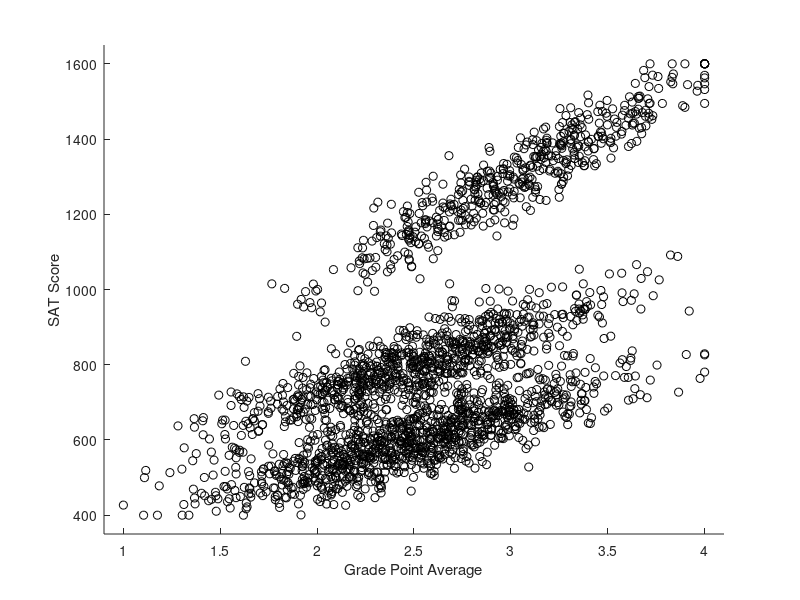

Here is the MATLAB script that generated this plot: (Note: this script raises an error after producing the figure.)
% Generate example/test data for a mixed effects model.
%
% Premise: A scientist wants to test if SAT score is correlated with high
% school GPA.  She has collected data from 120 students attending 3 high
% schools in St. Louis: Jennings (a public high school plagues by poverty),
% Gateway Science Academy (a charter school), and Burroughs (an elite
% college prep school). Due to data being collected during the COVID-19
% pandemic, students attended school using Zoom, Google Meet, Microsoft
% Teams, or in-person.
%
% GPA ranges from 1.0 to 4.0 with an average of about 3.0.
% SAT scores range from 400 (lowest possible score) to 1600 (perfect).
% Both are (supposed) to be normally distributed.

%% Generate the Data

% Number of students in each school.
n_jennings = 1000;
n_gateway = 800;
n_burroughs = 500;
n = n_jennings + n_gateway + n_burroughs;

% Generate GPAs.
gpa = normrnd(2.5,0.5,n,1);
gpa(gpa < 1) = 1;
gpa(gpa > 4) = 4;

% Split students into 3 high schools.
school = zeros(n,3);
school(1:n_jennings, 1) = 1; % Jennings
school((n_jennings+1):(n_jennings+n_gateway), 2) = 1; % Gateway
school((n_jennings+n_gateway+1):n, 3) = 1; % Burroughs

% Also create a categorical variable to indicate school membership.
% 1 = Jennings
% 2 = Gateway
% 3 = Burroughs
G = sum(school .* [1,2,3], 2);

% Simulate some overall relationship between SAT score and GPA.
intercept = 300;
slope = 200;
sat = intercept + gpa .* slope;

% Mix in the effect of school.
% Comment/uncomment to simulate random intercept, random slope, or random
% intercept + slope models.
school_intercept = [-75; 75; 300];
%school_intercept = [0; 0; 0];
school_slope = [-50; -30; 80];
%school_slope = [0; 0; 0];
sat = sat + school * school_intercept + school.*gpa * school_slope;

% Adjust the "true" slope and intercept to reflect the average cluster
% contributions.
intercept = intercept + mean(school_intercept);
slope = slope + mean(school_slope);

% The GPA of students at Burroughs is inflated.
% This makes the fixed effects only estimate biased.
gpa(school(:,3) == 1) = gpa(school(:,3) == 1) + 0.5;
gpa(gpa > 4) = 4;

% Add in homoskedastic error.
sat = sat + normrnd(0, 50, n, 1);

% Clip data to range of possible SAT scores.
sat(sat < 400) = 400;
sat(sat > 1600) = 1600;

%% Fixed Effects Model (GPA only)

model_fixed = struct;

% The observations are SAT score.
Y = sat;
model_fixed.Y = Y;

% Construct fixed effects design matrix.
X = [ones(n,1), gpa];
model_fixed.X = X;

% Fit the fixed effects model.
Xpinv = pinv(X);
model_fixed.B = pinv(X)*Y;

% Find the standard errors.
model_fixed.SE = sqrt(diag(pinv(X)*pinv(X)'*sum((Y-X*model_fixed.B).^2)/size(Y,1)));

% Compute T-values.
model_fixed.T = model_fixed.B ./ model_fixed.SE;

% Scatterplot
figure; hold on;
scatter_h = scatter(gpa, sat, 'k');
xlabel('Grade Point Average'); ylabel('SAT Score');
xrange = [0.9, 4.1]; xlim(xrange); ylim([350,1650]);
line(xrange, model_fixed.B(1) + xrange.*model_fixed.B(2), 'Color', scatter_h.CData, 'LineStyle', '--');
title({['Fixed Effects B = [' num2str(model_fixed.B(1), '%0.0f') '; ' num2str(model_fixed.B(2), '%0.0f') ']']; ['SE = [' num2str(model_fixed.SE(1), '%0.0f') '; ' num2str(model_fixed.SE(2), '%0.0f') '], T = [' num2str(model_fixed.T(1), '%0.2f') ', ' num2str(model_fixed.T(2), '%0.2f') ']']}, 'interpreter', 'none');

% Compute Standard Error for Fixed Effects Model Using Sandwich Estimator
resid = model_fixed.Y - model_fixed.X * model_fixed.B;
model_fixed.swe_covB = swe(Xpinv, resid, G);
clear resid Xpinv

% Start a table to track and compare estimates of B and its standard error
% using different method.
comparison_tbl = table(repmat(model_fixed.B', 2, 1), [model_fixed.SE'; sqrt(diag(model_fixed.swe_covB.block))'], 'VariableNames', {'B', 'SE'}, 'RowNames', {'Fixed Only', 'Fixed + Block SwE'});

%% Mixed Effects Model, Random Intercept for School

% The random effect design matrix is just three columns of ones and zeros
% encoding which school the student goes to.
Z = school;

% There is only one random effect variance, that of the intercept.
sigma_ncols = [3];

% Fit the mixed effects model using the method of moments!
model_int = mom(X, Y, Z, sigma_ncols);
clear Z sigma_ncols;

% We can extract the standard error from the diagonal of the
% variance-covariance matrix for B.
model_int.SE = sqrt(diag(model_int.B_cov));
model_int.T = model_int.B ./ model_int.SE;

% Scatterplot
figure; hold on;
scatter_h1 = scatter(gpa(logical(school(:,1))), sat(logical(school(:,1))));
scatter_h2 = scatter(gpa(logical(school(:,2))), sat(logical(school(:,2))));
scatter_h3 = scatter(gpa(logical(school(:,3))), sat(logical(school(:,3))));
xlabel('Grade Point Average'); ylabel('SAT Score');
xrange = [0.9, 4.1]; xlim(xrange); ylim([350,1650]);
line_fixed = line(xrange, model_fixed.B(1) + xrange.*model_fixed.B(2), 'Color', 'black', 'LineStyle', '--');
line_marginal = line(xrange, model_int.B(1) + xrange.*model_int.B(2), 'Color', 'black');
line(xrange, model_int.B(1) + model_int.u(1) + xrange.*model_int.B(2), 'Color', scatter_h1.CData);
line(xrange, model_int.B(1) + model_int.u(2) + xrange.*model_int.B(2), 'Color', scatter_h2.CData);
line(xrange, model_int.B(1) + model_int.u(3) + xrange.*model_int.B(2), 'Color', scatter_h3.CData);
legend([scatter_h3, scatter_h2, scatter_h1, line_marginal, line_fixed], 'Burroughs', 'Gateway', 'Jennings', 'Marginal', 'Fixed Only', 'Location', 'Northwest');
title({['Random Intercept, B = [' num2str(model_int.B(1), '%0.0f') '; ' num2str(model_int.B(2), '%0.0f') ']']; ['SE = [' num2str(model_int.SE(1), '%0.0f') '; ' num2str(model_int.SE(2), '%0.2f') '], T = [' num2str(model_int.T(1), '%0.2f') ', ' num2str(model_int.T(2), '%0.0f') ']']}, 'interpreter', 'none');

% Add to comparison table.
comparison_tbl = [comparison_tbl; table(model_int.B', model_int.SE', 'VariableNames', {'B', 'SE'}, 'RowNames', {'MoM Intercept'})];

%% Mixed Effects Model, Random Slope for School

% The random effect design matrix is three columns containing the GPA for
% schools in the column, otherwise zero.
Z = school.*gpa;

% There is only one random effect variance, that of the slope.
sigma_ncols = [3];

% Fit the mixed effects model using the method of moments!
model_slope = mom(X, Y, Z, sigma_ncols);
clear X Z sigma_ncols;

% We can extract the standard error from the diagonal of the
% variance-covariance matrix for B.
model_slope.SE = sqrt(diag(model_slope.B_cov));
model_slope.T = model_slope.B ./ model_slope.SE;

% Scatterplot
figure; hold on;
scatter_h1 = scatter(gpa(logical(school(:,1))), sat(logical(school(:,1))));
scatter_h2 = scatter(gpa(logical(school(:,2))), sat(logical(school(:,2))));
scatter_h3 = scatter(gpa(logical(school(:,3))), sat(logical(school(:,3))));
xlabel('Grade Point Average'); ylabel('SAT Score');
xrange = [0.9, 4.1]; xlim(xrange); ylim([350,1650]);
line_fixed = line(xrange, model_fixed.B(1) + xrange.*model_fixed.B(2), 'Color', 'black', 'LineStyle', '--');
line_marginal = line(xrange, model_slope.B(1) + xrange.*model_slope.B(2), 'Color', 'black');
line(xrange, model_slope.B(1) + xrange.*(model_slope.B(2) + model_slope.u(1)), 'Color', scatter_h1.CData);
line(xrange, model_slope.B(1) + xrange.*(model_slope.B(2) + model_slope.u(2)), 'Color', scatter_h2.CData);
line(xrange, model_slope.B(1) + xrange.*(model_slope.B(2) + model_slope.u(3)), 'Color', scatter_h3.CData);
legend([scatter_h3, scatter_h2, scatter_h1, line_marginal, line_fixed], 'Burroughs', 'Gateway', 'Jennings', 'Marginal', 'Fixed Only', 'Location', 'Northwest');
title({['Random Slope, B = [' num2str(model_slope.B(1), '%0.0f') '; ' num2str(model_slope.B(2), '%0.0f') ']']; ['SE = [' num2str(model_slope.SE(1), '%0.0f') '; ' num2str(model_slope.SE(2), '%0.0f') '], T = [' num2str(model_slope.T(1), '%0.2f') ', ' num2str(model_slope.T(2), '%0.2f') ']']}, 'interpreter', 'none');

% Add to comparison table.
comparison_tbl = [comparison_tbl; table(model_slope.B', model_slope.SE', 'VariableNames', {'B', 'SE'}, 'RowNames', {'MoM Slope'})];

%% Mixed Effects Model, Random Intercept and Centered Slope for School

% Center the slope by subtracting away its mean.
X_centered = [ones(n,1), gpa - mean(gpa)];
Z_centered = [school, school .* (gpa - mean(gpa))];

% There are two one random effect variances,
% one for the interecept,
% and one for the slope.
sigma_ncols = [3, 3];

% Fit the mixed effects model using the method of moments.
% Rectify negative random effect variances to zero by passing in
% allow_negative_sigmas = true.
model_both = mom(X_centered, Y, Z_centered, sigma_ncols, true);
clear Z_centered sigma_ncols

% We can extract the standard error from the diagonal of the
% variance-covariance matrix for B.
model_both.SE = sqrt(diag(model_both.B_cov));

% Un-center by adding the mean back the estimates of the fixed and random
% effect intercepts.  Note this does *not* un-center the estimates of the
% random effect sigmas.
model_both.B(1) = model_both.B(1) - model_both.B(2).*mean(gpa);
model_both.u(1:3) = model_both.u(1:3) - model_both.u(4:6).*mean(gpa);

model_both.T = model_both.B ./ model_both.SE;

% Scatterplot
figure; hold on;
scatter_h1 = scatter(gpa(logical(school(:,1))), sat(logical(school(:,1))));
scatter_h2 = scatter(gpa(logical(school(:,2))), sat(logical(school(:,2))));
scatter_h3 = scatter(gpa(logical(school(:,3))), sat(logical(school(:,3))));
xlabel('Grade Point Average'); ylabel('SAT Score');
xrange = [0.9, 4.1]; xlim(xrange); ylim([350,1650]);
line_fixed = line(xrange, model_fixed.B(1) + xrange.*model_fixed.B(2), 'Color', 'black', 'LineStyle', '--');
line_marginal = line(xrange, model_both.B(1) + xrange.*model_both.B(2), 'Color', 'black');
line(xrange, model_both.B(1) + model_both.u(1) + xrange.*(model_both.B(2) + model_both.u(4)), 'Color', scatter_h1.CData);
line(xrange, model_both.B(1) + model_both.u(2) + xrange.*(model_both.B(2) + model_both.u(5)), 'Color', scatter_h2.CData);
line(xrange, model_both.B(1) + model_both.u(3) + xrange.*(model_both.B(2) + model_both.u(6)), 'Color', scatter_h3.CData);
legend([scatter_h3, scatter_h2, scatter_h1, line_marginal, line_fixed], 'Burroughs', 'Gateway', 'Jennings', 'Marginal', 'Fixed Only', 'Location', 'Northwest');
title({['Random Intercept + Slope B = [' num2str(model_both.B(1), '%0.0f') '; ' num2str(model_both.B(2), '%0.0f') ']']; ['SE = [' num2str(model_both.SE(1), '%0.0f') '; ' num2str(model_both.SE(2), '%0.0f') '], T = [' num2str(model_both.T(1), '%0.2f') ', ' num2str(model_both.T(2), '%0.2f') ']']}, 'interpreter', 'none');

% Add to comparison table.
comparison_tbl = [comparison_tbl; table(model_both.B', model_both.SE', 'VariableNames', {'B', 'SE'}, 'RowNames', {'MoM Intercept + Slope'})];

%% Use REML, Random Intercept + Centered Slope
G = sum(school .* [1,2,3], 2);
reml = fitlmematrix(X_centered,Y,X_centered,G, 'FitMethod', 'REML');
model_reml = struct;
model_reml.X = X_centered;
model_reml.Y = Y;
model_reml.B = fixedEffects(reml);
model_reml.u = randomEffects(reml); model_reml.u = [model_reml.u(1); model_reml.u(3); model_reml.u(5); model_reml.u(2); model_reml.u(4); model_reml.u(6)];
[psi, mse] = covarianceParameters(reml);
model_reml.sigmas = diag(psi{1}); clear psi
model_reml.mse = mse; clear mse
model_reml.SE = sqrt(diag(reml.CoefficientCovariance));
clear X_centered Y

% Un-center by adding the mean back the estimates of the fixed and random
% effect intercepts.  Note this does *not* un-center the estimates of the
% random effect sigmas.
model_reml.B(1) = model_reml.B(1) - model_reml.B(2).*mean(gpa);
model_reml.u(1:3) = model_reml.u(1:3) - model_reml.u(4:6).*mean(gpa);

% Compute t-values.
model_reml.T = model_reml.B ./ model_reml.SE;

% Scatterplot
figure; hold on;
scatter_h1 = scatter(gpa(logical(school(:,1))), sat(logical(school(:,1))));
scatter_h2 = scatter(gpa(logical(school(:,2))), sat(logical(school(:,2))));
scatter_h3 = scatter(gpa(logical(school(:,3))), sat(logical(school(:,3))));
xlabel('Grade Point Average'); ylabel('SAT Score');
xrange = [0.9, 4.1]; xlim(xrange); ylim([350,1650]);
line_fixed = line(xrange, model_fixed.B(1) + xrange.*model_fixed.B(2), 'Color', 'black', 'LineStyle', '--');
line_marginal = line(xrange, model_reml.B(1) + xrange.*model_reml.B(2), 'Color', 'black');
line(xrange, model_reml.B(1) + model_reml.u(1) + xrange.*(model_reml.B(2) + model_reml.u(4)), 'Color', scatter_h1.CData);
line(xrange, model_reml.B(1) + model_reml.u(2) + xrange.*(model_reml.B(2) + model_reml.u(5)), 'Color', scatter_h2.CData);
line(xrange, model_reml.B(1) + model_reml.u(3) + xrange.*(model_reml.B(2) + model_reml.u(6)), 'Color', scatter_h3.CData);
legend([scatter_h3, scatter_h2, scatter_h1, line_marginal, line_fixed], 'Burroughs', 'Gateway', 'Jennings', 'Marginal', 'Fixed Only', 'Location', 'Northwest');
title({['Random Intercept + Slope (REML) B = [' num2str(model_reml.B(1), '%0.0f') '; ' num2str(model_reml.B(2), '%0.0f') ']'], ['SE = [' num2str(model_reml.SE(1), '%0.0f') '; ' num2str(model_reml.SE(2), '%0.0f') '], T = [' num2str(model_reml.T(1), '%0.2f') ', ' num2str(model_reml.T(2), '%0.2f') ']']});

% Add to the comparison table.
comparison_tbl = [comparison_tbl; table(model_reml.B', model_reml.SE', 'VariableNames', {'B', 'SE'}, 'RowNames', {'REML Intercept + Slope'})];

%% Fixed Effects with Clusters

X = [ones(n,1), gpa, school(:,1).*1.5-0.5, school(:,2).*1.5-0.5, gpa.*(school(:,1).*1.5-0.5), gpa.*(school(:,2).*1.5-0.5)];
Y = sat;
B = pinv(X)*Y;
u = zeros(6,1);
u(1) = B(3)-0.5*B(4);
u(2) = B(4)-0.5*B(3);
u(3) = -0.5*B(3)-0.5*B(4);
u(4) = B(5)-0.5*B(6);
u(5) = B(6)-0.5*B(5);
u(6) = -0.5*B(5)-0.5*B(6);
% Find the standard errors.
SE = sqrt(diag(pinv(X)*pinv(X)'*sum((Y-X*B).^2)/size(Y,1)));
model_marginal_both = struct('X', X, 'Y', sat, 'B', B, 'u', u, 'SE', SE);
clear X Y B u SE T

% Compute Standard Error for Fixed Effects Model Using Sandwich Estimator
Xpinv = pinv(model_marginal_both.X(:, 1:2));
resid = model_marginal_both.Y - model_marginal_both.X(:, 1:2) * model_marginal_both.B(1:2);
model_marginal_both.swe_covB = swe(Xpinv, resid, G);
clear resid Xpinv
model_marginal_both.SE_swe = sqrt(diag(model_marginal_both.swe_covB.block));
model_marginal_both.T = model_marginal_both.B(1:2) ./ model_marginal_both.SE_swe(1:2);

% Add to comparison table.
comparison_tbl = [comparison_tbl; table(repmat(model_marginal_both.B(1:2)', 2, 1), [model_marginal_both.SE(1:2)'; sqrt(diag(model_marginal_both.swe_covB.block))'], 'VariableNames', {'B', 'SE'}, 'RowNames', {'Marginal Only', 'Marginal + Block SwE'})]

% Scatterplot
figure; hold on;
scatter_h1 = scatter(gpa(logical(school(:,1))), sat(logical(school(:,1))));
scatter_h2 = scatter(gpa(logical(school(:,2))), sat(logical(school(:,2))));
scatter_h3 = scatter(gpa(logical(school(:,3))), sat(logical(school(:,3))));
xlabel('Grade Point Average'); ylabel('SAT Score');
xrange = [0.9, 4.1]; xlim(xrange); ylim([350,1650]);
line_fixed = line(xrange, model_fixed.B(1) + xrange.*model_fixed.B(2), 'Color', 'black', 'LineStyle', '--');
line_marginal = line(xrange, model_marginal_both.B(1) + xrange.*model_marginal_both.B(2), 'Color', 'black');
line(xrange, model_marginal_both.B(1) + model_marginal_both.u(1) + xrange.*(model_marginal_both.B(2) + model_marginal_both.u(4)), 'Color', scatter_h1.CData);
line(xrange, model_marginal_both.B(1) + model_marginal_both.u(2) + xrange.*(model_marginal_both.B(2) + model_marginal_both.u(5)), 'Color', scatter_h2.CData);
line(xrange, model_marginal_both.B(1) + model_marginal_both.u(3) + xrange.*(model_marginal_both.B(2) + model_marginal_both.u(6)), 'Color', scatter_h3.CData);
legend([scatter_h3, scatter_h2, scatter_h1, line_marginal, line_fixed], 'Burroughs', 'Gateway', 'Jennings', 'Marginal', 'Fixed Only', 'Location', 'Northwest');
title({['Marginal Intercept + Slope = [' num2str(model_marginal_both.B(1), '%0.0f') '; ' num2str(model_marginal_both.B(2), '%0.0f') ']'], ['SE (SwE) = [' num2str(model_marginal_both.SE_swe(1), '%0.0f') '; ' num2str(model_marginal_both.SE_swe(2), '%0.0f') '], T = [' num2str(model_marginal_both.T(1), '%0.2f') ', ' num2str(model_marginal_both.T(2), '%0.2f') ']']});

%% Visualize comparison table.

% Fixed effects without clusters.
B = comparison_tbl('Fixed Only', :).B(1); % estimate of interecept
SE = comparison_tbl('Fixed Only', :).SE(1); % standard error
SE_swe = comparison_tbl('Fixed + Block SwE', :).SE(1); % SwE standard error
boxdata_int = [B-SE_swe, B-SE, B, B+SE, B+SE_swe]; % make a boxplot
B = comparison_tbl('Fixed Only', :).B(2); % estimate of slope
SE = comparison_tbl('Fixed Only', :).SE(2); % standard error
SE_swe = comparison_tbl('Fixed + Block SwE', :).SE(2); % SwE standard error
boxdata_slope = [B-SE_swe, B-SE, B, B+SE, B+SE_swe]; % make a boxplot
clear B SE SE_swe

% REML
B = comparison_tbl('REML Intercept + Slope', :).B(1); % estimate of interecept
SE = comparison_tbl('REML Intercept + Slope', :).SE(1); % standard error
boxdata_int = [boxdata_int; [B-SE, B-SE, B, B+SE, B+SE]]; % make a boxplot
B = comparison_tbl('REML Intercept + Slope', :).B(2); % estimate of slope
SE = comparison_tbl('REML Intercept + Slope', :).SE(2); % standard error
boxdata_slope = [boxdata_slope; [B-SE, B-SE, B, B+SE, B+SE]]; % make a boxplot
clear B SE

% MoM
B = comparison_tbl('MoM Intercept + Slope', :).B(1); % estimate of interecept
SE = comparison_tbl('MoM Intercept + Slope', :).SE(1); % standard error
boxdata_int = [boxdata_int; [B-SE, B-SE, B, B+SE, B+SE]]; % make a boxplot
B = comparison_tbl('MoM Intercept + Slope', :).B(2); % estimate of slope
SE = comparison_tbl('MoM Intercept + Slope', :).SE(2); % standard error
boxdata_slope = [boxdata_slope; [B-SE, B-SE, B, B+SE, B+SE]]; % make a boxplot
clear B SE

% Marginal (fixed effects with clusters).
B = comparison_tbl('Marginal Only', :).B(1); % estimate of interecept
SE = comparison_tbl('Marginal Only', :).SE(1); % standard error
SE_swe = comparison_tbl('Marginal + Block SwE', :).SE(1); % SwE standard error
boxdata_int = [boxdata_int; [B-SE_swe, B-SE, B, B+SE, B+SE_swe]]; % make a boxplot
B = comparison_tbl('Marginal Only', :).B(2); % estimate of slope
SE = comparison_tbl('Marginal Only', :).SE(2); % standard error
SE_swe = comparison_tbl('Marginal + Block SwE', :).SE(2); % SwE standard error
boxdata_slope = [boxdata_slope; [B-SE_swe, B-SE, B, B+SE, B+SE_swe]]; % make a boxplot
clear B SE SE_swe

% Prepare boxplot data for plotting.
boxdata_int = boxdata_int(:, [1 2 2 3 4 4 5])';
boxdata_slope = boxdata_slope(:, [1 2 2 3 4 4 5])';

% Make the plot.
f = figure; f.Position(3) = f.Position(3) * 2;
subplot(1,2,1);
boxplot(boxdata_int, 'Whisker', Inf);
xlabels = {'Fixed Only', 'REML', 'MoM', 'Marginal'};
xticklabels(xlabels);
ylabel('SAT Score');
title('Interecept');
clear boxdata_int
subplot(1,2,2);
h_box = boxplot(boxdata_slope, 'Whisker', Inf);
h_box = handle(h_box);
xticklabels(xlabels);
ylabel('Change in SAT Score per GPA Point');
title('Slope');
h_swe = h_box(2);
h_se = h_box(5);
legend([h_se, h_swe], 'Standard Error', 'SwE Error', 'Location', 'Northeast');
clear h_box h_se h_swe  boxdata_slope xlabels f